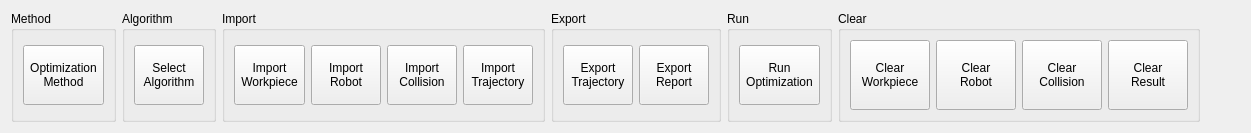
     <widget class="QWidget" name="tabCollisionOptimization">
      <attribute name="title">
       <string>Collision optimization</string>
      </attribute>
      <layout class="QHBoxLayout" name="collisionOptimizationLayout">
       <item>
        <widget class="QGroupBox" name="groupCollisionMethod">
         <property name="title">
          <string>Method</string>
         </property>
         <layout class="QHBoxLayout" name="groupCollisionMethodLayout">
          <item>
           <widget class="QToolButton" name="btnCollisionMethod">
            <property name="minimumSize">
             <size>
              <width>70</width>
              <height>60</height>
             </size>
            </property>
            <property name="text">
             <string>Optimization
Method</string>
            </property>
            <property name="icon">
             <iconset resource="RibbonWidget.qrc">:/RibbonWidget/images/icons/icon_algorithm.png<normaloff>:/RibbonWidget/images/icons/icon_algorithm.png</normaloff>
             </iconset>
            </property>
            <property name="iconSize">
             <size>
              <width>28</width>
              <height>28</height>
             </size>
            </property>
            <property name="popupMode">
             <enum>QToolButton::InstantPopup</enum>
            </property>
            <property name="toolButtonStyle">
             <enum>Qt::ToolButtonTextUnderIcon</enum>
            </property>
           </widget>
          </item>
         </layout>
        </widget>
       </item>
       <item>
        <widget class="QGroupBox" name="groupAlgorithm">
         <property name="title">
          <string>Algorithm</string>
         </property>
         <layout class="QHBoxLayout" name="groupAlgorithmLayout">
          <item>
           <widget class="QToolButton" name="btnSelectOptimizationAlgorithm">
            <property name="minimumSize">
             <size>
              <width>70</width>
              <height>60</height>
             </size>
            </property>
            <property name="text">
             <string>Select
Algorithm</string>
            </property>
            <property name="icon">
             <iconset resource="RibbonWidget.qrc">:/RibbonWidget/images/icons/icon_algorithm.png<normaloff>:/RibbonWidget/images/icons/icon_algorithm.png</normaloff>
             </iconset>
            </property>
            <property name="iconSize">
             <size>
              <width>28</width>
              <height>28</height>
             </size>
            </property>
            <property name="popupMode">
             <enum>QToolButton::InstantPopup</enum>
            </property>
            <property name="toolButtonStyle">
             <enum>Qt::ToolButtonTextUnderIcon</enum>
            </property>
           </widget>
          </item>
         </layout>
        </widget>
       </item>
       <item>
        <widget class="QGroupBox" name="groupCollisionImport">
         <property name="title">
          <string>Import</string>
         </property>
         <layout class="QHBoxLayout" name="groupCollisionImportLayout">
          <item>
           <widget class="QToolButton" name="btnImportWorkpiece">
            <property name="minimumSize">
             <size>
              <width>70</width>
              <height>60</height>
             </size>
            </property>
            <property name="text">
             <string>Import
Workpiece</string>
            </property>
            <property name="icon">
             <iconset resource="RibbonWidget.qrc">:/RibbonWidget/images/icons/icon_workpiece.png<normaloff>:/RibbonWidget/images/icons/icon_workpiece.png</normaloff>
             </iconset>
            </property>
            <property name="iconSize">
             <size>
              <width>28</width>
              <height>28</height>
             </size>
            </property>
            <property name="toolButtonStyle">
             <enum>Qt::ToolButtonTextUnderIcon</enum>
            </property>
           </widget>
          </item>
          <item>
           <widget class="QToolButton" name="btnImportRobot">
            <property name="minimumSize">
             <size>
              <width>70</width>
              <height>60</height>
             </size>
            </property>
            <property name="text">
             <string>Import
Robot</string>
            </property>
            <property name="icon">
             <iconset resource="RibbonWidget.qrc">:/RibbonWidget/images/icons/icon_robot.png<normaloff>:/RibbonWidget/images/icons/icon_robot.png</normaloff>
             </iconset>
            </property>
            <property name="iconSize">
             <size>
              <width>28</width>
              <height>28</height>
             </size>
            </property>
            <property name="toolButtonStyle">
             <enum>Qt::ToolButtonTextUnderIcon</enum>
            </property>
           </widget>
          </item>
          <item>
           <widget class="QToolButton" name="btnImportCollisionModel">
            <property name="minimumSize">
             <size>
              <width>70</width>
              <height>60</height>
             </size>
            </property>
            <property name="text">
             <string>Import
Collision</string>
            </property>
            <property name="icon">
             <iconset resource="RibbonWidget.qrc">:/RibbonWidget/images/icons/icon_collision_model.png<normaloff>:/RibbonWidget/images/icons/icon_collision_model.png</normaloff>
             </iconset>
            </property>
            <property name="iconSize">
             <size>
              <width>28</width>
              <height>28</height>
             </size>
            </property>
            <property name="toolButtonStyle">
             <enum>Qt::ToolButtonTextUnderIcon</enum>
            </property>
           </widget>
          </item>
          <item>
           <widget class="QToolButton" name="btnImportCollisionTrajectory">
            <property name="minimumSize">
             <size>
              <width>70</width>
              <height>60</height>
             </size>
            </property>
            <property name="text">
             <string>Import
Trajectory</string>
            </property>
            <property name="icon">
             <iconset resource="RibbonWidget.qrc">:/RibbonWidget/images/icons/icon_import_trajectory.png<normaloff>:/RibbonWidget/images/icons/icon_import_trajectory.png</normaloff>
             </iconset>
            </property>
            <property name="iconSize">
             <size>
              <width>28</width>
              <height>28</height>
             </size>
            </property>
            <property name="toolButtonStyle">
             <enum>Qt::ToolButtonTextUnderIcon</enum>
            </property>
           </widget>
          </item>
         </layout>
        </widget>
       </item>
       <item>
        <widget class="QGroupBox" name="groupCollisionExport">
         <property name="title">
          <string>Export</string>
         </property>
         <layout class="QHBoxLayout" name="groupCollisionExportLayout">
          <item>
           <widget class="QToolButton" name="btnExportOptimizedTrajectory">
            <property name="minimumSize">
             <size>
              <width>70</width>
              <height>60</height>
             </size>
            </property>
            <property name="text">
             <string>Export
Trajectory</string>
            </property>
            <property name="icon">
             <iconset resource="RibbonWidget.qrc">:/RibbonWidget/images/icons/icon_export_settings.png<normaloff>:/RibbonWidget/images/icons/icon_export_settings.png</normaloff>
             </iconset>
            </property>
            <property name="iconSize">
             <size>
              <width>28</width>
              <height>28</height>
             </size>
            </property>
            <property name="toolButtonStyle">
             <enum>Qt::ToolButtonTextUnderIcon</enum>
            </property>
           </widget>
          </item>
          <item>
           <widget class="QToolButton" name="btnExportCollisionReport">
            <property name="minimumSize">
             <size>
              <width>70</width>
              <height>60</height>
             </size>
            </property>
            <property name="text">
             <string>Export
Report</string>
            </property>
            <property name="icon">
             <iconset resource="RibbonWidget.qrc">:/RibbonWidget/images/icons/icon_export_settings.png<normaloff>:/RibbonWidget/images/icons/icon_export_settings.png</normaloff>
             </iconset>
            </property>
            <property name="iconSize">
             <size>
              <width>28</width>
              <height>28</height>
             </size>
            </property>
            <property name="toolButtonStyle">
             <enum>Qt::ToolButtonTextUnderIcon</enum>
            </property>
           </widget>
          </item>
         </layout>
        </widget>
       </item>
       <item>
        <widget class="QGroupBox" name="groupCollisionRun">
         <property name="title">
          <string>Run</string>
         </property>
         <layout class="QHBoxLayout" name="groupCollisionRunLayout">
          <item>
           <widget class="QToolButton" name="btnRunOptimization">
            <property name="minimumSize">
             <size>
              <width>70</width>
              <height>60</height>
             </size>
            </property>
            <property name="text">
             <string>Run
Optimization</string>
            </property>
            <property name="icon">
             <iconset resource="RibbonWidget.qrc">:/RibbonWidget/images/icons/icon_run_optimization.png<normaloff>:/RibbonWidget/images/icons/icon_run_optimization.png</normaloff>
             </iconset>
            </property>
            <property name="iconSize">
             <size>
              <width>28</width>
              <height>28</height>
             </size>
            </property>
            <property name="toolButtonStyle">
             <enum>Qt::ToolButtonTextUnderIcon</enum>
            </property>
           </widget>
          </item>
         </layout>
        </widget>
       </item>
       <item>
        <widget class="QGroupBox" name="groupCollisionClear">
         <property name="title">
          <string>Clear</string>
         </property>
         <layout class="QHBoxLayout" name="groupCollisionClearLayout">
          <item>
           <widget class="QToolButton" name="btnClearCollisionWorkpiece">
            <property name="minimumSize">
             <size>
              <width>80</width>
              <height>70</height>
             </size>
            </property>
            <property name="text">
             <string>Clear
Workpiece</string>
            </property>
            <property name="icon">
             <iconset resource="RibbonWidget.qrc">:/RibbonWidget/images/icons/icon_clear.png<normaloff>:/RibbonWidget/images/icons/icon_clear.png</normaloff>
             </iconset>
            </property>
            <property name="iconSize">
             <size>
              <width>28</width>
              <height>28</height>
             </size>
            </property>
            <property name="toolButtonStyle">
             <enum>Qt::ToolButtonTextUnderIcon</enum>
            </property>
           </widget>
          </item>
          <item>
           <widget class="QToolButton" name="btnClearCollisionRobot">
            <property name="minimumSize">
             <size>
              <width>80</width>
              <height>70</height>
             </size>
            </property>
            <property name="text">
             <string>Clear
Robot</string>
            </property>
            <property name="icon">
             <iconset resource="RibbonWidget.qrc">:/RibbonWidget/images/icons/icon_clear.png<normaloff>:/RibbonWidget/images/icons/icon_clear.png</normaloff>
             </iconset>
            </property>
            <property name="iconSize">
             <size>
              <width>28</width>
              <height>28</height>
             </size>
            </property>
            <property name="toolButtonStyle">
             <enum>Qt::ToolButtonTextUnderIcon</enum>
            </property>
           </widget>
          </item>
          <item>
           <widget class="QToolButton" name="btnClearCollisionModel">
            <property name="minimumSize">
             <size>
              <width>80</width>
              <height>70</height>
             </size>
            </property>
            <property name="text">
             <string>Clear
Collision</string>
            </property>
            <property name="icon">
             <iconset resource="RibbonWidget.qrc">:/RibbonWidget/images/icons/icon_clear.png<normaloff>:/RibbonWidget/images/icons/icon_clear.png</normaloff>
             </iconset>
            </property>
            <property name="iconSize">
             <size>
              <width>28</width>
              <height>28</height>
             </size>
            </property>
            <property name="toolButtonStyle">
             <enum>Qt::ToolButtonTextUnderIcon</enum>
            </property>
           </widget>
          </item>
          <item>
           <widget class="QToolButton" name="btnClearOptimizationResult">
            <property name="minimumSize">
             <size>
              <width>80</width>
              <height>70</height>
             </size>
            </property>
            <property name="text">
             <string>Clear
Result</string>
            </property>
            <property name="icon">
             <iconset resource="RibbonWidget.qrc">:/RibbonWidget/images/icons/icon_clear.png<normaloff>:/RibbonWidget/images/icons/icon_clear.png</normaloff>
             </iconset>
            </property>
            <property name="iconSize">
             <size>
              <width>28</width>
              <height>28</height>
             </size>
            </property>
            <property name="toolButtonStyle">
             <enum>Qt::ToolButtonTextUnderIcon</enum>
            </property>
           </widget>
          </item>
         </layout>
        </widget>
       </item>
       <item>
        <spacer name="collisionHorizontalSpacer">
         <property name="orientation">
          <enum>Qt::Horizontal</enum>
         </property>
         <property name="sizeHint" stdset="0">
          <size>
           <width>40</width>
           <height>20</height>
          </size>
         </property>
        </spacer>
       </item>
      </layout>
     </widget>
